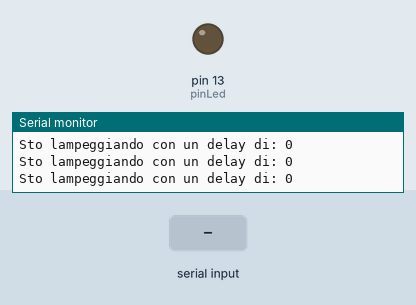
This sketch was run on a simulated Arduino Uno, built with avr-gcc and run on an emulated ATmega328P. Shown: output pins drawn as LEDs (lit = HIGH), the last lines printed to the serial monitor. Dashed ring = blinking. Inputs (shaded band) come from the test bench.

Above: at 1.2 s.
1.3 s: "90\n" received over Serial
At 1.48 s:
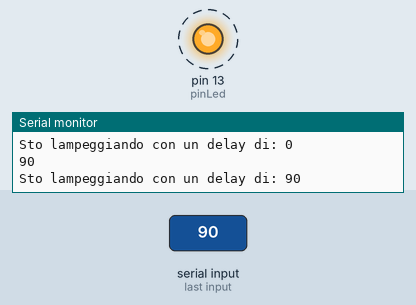
4.3 s: byte 10 (10) received over Serial
At 4.3 s:
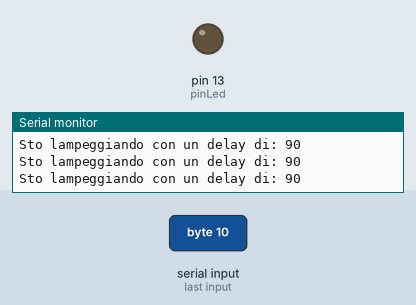
7.3 s: "10\n" received over Serial
At 7.8 s:
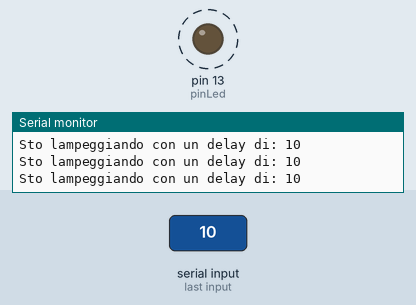
10.3 s: "200\n" received over Serial
Timing chart, 0 to 14.3 s (numbered marks = the images above; inputs shaded):
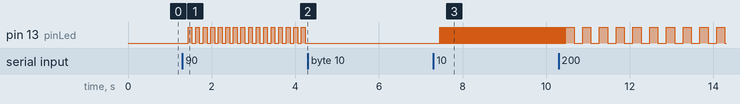

The sketch:

sketch27.ino
```cpp
/* Prof. Michele Maffucci
   16.03.2014

   Uso della Serial.read() per inviare,
   tramite la Serial Monitor, comandi ad Arduino.

   Facciamo lampeggiare il led connesso al pin 13 ad una
   velocità proporzionale al numero inviato ad Arduino.
   Viene stampato sulla Serial Monitor il delay con cui lampeggia
   il LED

   Questo codice è di dominio pubblico
 */

const int pinLed = 13;   // il pin a cui è collegato il LED
int indiceBlink=0;       // velocità con cui lampeggia il LED
int valore = 0;

void setup()
{
  Serial.begin(9600);      // inizializzazione della porta seriale
  pinMode(pinLed, OUTPUT); // imposta il pin come output
}

void loop()
{
  if ( Serial.available())              // Viene controllato se è disponibile un carattere
  {
    char ch = Serial.read();            // definizione di una variabile di tipo char in cui memorizzare
                                        // il carattere inviato ad Arduino mediante la finestra Serial Monitor
    if( isDigit(ch) )                   // si verifica se il carattere ASCII è un numero compreso tra 0 e 9
    {
      valore = (valore*10) + (ch -'0'); // calcolo per accumulare il valore che si sta digitando
                                        // es. inserendo 276
                                        // valore1 = 0*10+50-48=2
                                        // valore2 = 2*10+55-48=27
                                        // valore3 = 27*10+54-48=276

    }
    // l'invio da tastiera corrisponde codice ASCII 10
    // vuol dire che abbiamo terminato la scrittura del numero ed abbiamo
    // premuto sull'invio
    else if (ch == 10)
    {
      indiceBlink = valore;              // il valore del delay
      Serial.println(indiceBlink);       // stampa sulla Serial Monitor del valore del delay
      valore=0;                          // si reimposta valore a 0 per un nuovo inserimento
    }
  }
  blink();
}

// il led lampeggia con una tempo di accensione e spegnimento determinato da indiceBlink
void blink()
{
  Serial.print("Sto lampeggiando con un delay di: ");  // stampa il testo compreso tra ""
  Serial.println(indiceBlink);                         // stampa indiceBlink e va a capo
  digitalWrite(pinLed,HIGH);
  delay(indiceBlink);                                  // ritardo che dipende da indiceBlink
  digitalWrite(pinLed,LOW);
  delay(indiceBlink);
}
```

Measured:
- after the input at 1.3 s, pin 13 (pinLed): alternates HIGH for 0.09 s and LOW for 0.09 s, starting after 0.14 s
- after the input at 4.3 s, pin 13 (pinLed): stops changing and stays LOW
- after the input at 7.3 s, pin 13 (pinLed): alternates HIGH for 0.01 s and LOW for 0.03 s, starting after 0.16 s
